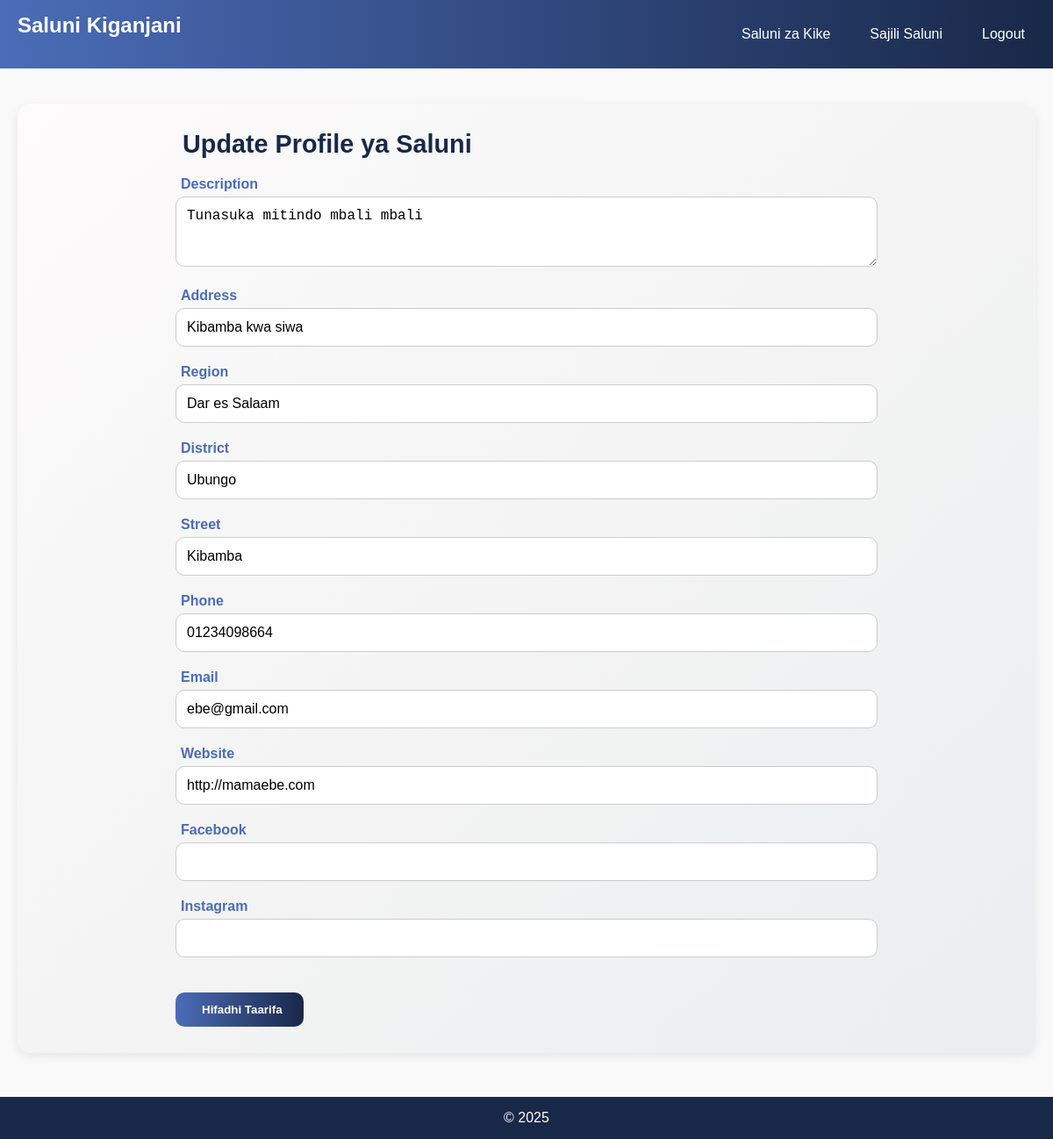
Screenshot of /salon/3/update/ (signed in) with the database file from the repository.
### saluni_kike/models.py (models this page shows, shortened)
class Salon(models.Model):
    name = models.CharField(max_length=200)
    description = models.TextField(blank=True)
    address = models.CharField(max_length=300)
    region = models.CharField(max_length=100)
    district = models.CharField(max_length=100)
    street = models.CharField(max_length=200)
    latitude = models.DecimalField(max_digits=9, decimal_places=6, blank=True, null=True)
    longitude = models.DecimalField(max_digits=9, decimal_places=6, blank=True, null=True)
    phone = models.CharField(validators=[PHONE_REGEX], max_length=16, blank=True, null=True)
    email = models.EmailField(blank=True, null=True)
    website = models.URLField(blank=True, null=True)
    facebook = models.URLField(blank=True, null=True)   # Facebook link
    instagram = models.URLField(blank=True, null=True)  # Instagram link
    opening_hours = models.JSONField(blank=True, null=True)
    created_at = models.DateTimeField(auto_now_add=True)
    updated_at = models.DateTimeField(auto_now=True)
    class Meta:
        ordering = ['name']

### saluni_kike/views.py (the view)
# urls.py: path('salon/<int:salon_id>/update/', views.salon_update_profile, name='salon_update_profile'),
def salon_update_profile(request, salon_id):
    salon = get_object_or_404(Salon, id=salon_id)
    if request.method == 'POST':
        form = SalonProfileForm(request.POST, instance=salon)
        if form.is_valid():
            form.save()
            return redirect('salon_list')  # au profile page
    else:
        form = SalonProfileForm(instance=salon)
    return render(request, 'saluni_kike/update_profile.html', {'form': form})

### saluni_kike/forms.py
class SalonProfileForm(forms.ModelForm):
    class Meta:
        model = Salon
        fields = [
            'description', 'address', 'region', 'district', 'street',
            'phone', 'email', 'website', 'facebook', 'instagram',
            'latitude', 'longitude'
        ]
        widgets = {
            'description': forms.Textarea(attrs={'rows':3}),
        }

### saluni_kike/templates/saluni_kike/update_profile.html (shortened to what this page needs)
{% extends "base.html" %}
{% block content %}
<section class="salon-update-section">
  <div class="container">
    <h1> Update Profile ya Saluni</h1>
    <form method="post" id="salon-update-form" class="update-form">
      {% for field in form %}
        {% if field.name != 'latitude' and field.name != 'longitude' %}
          <div class="form-group">
            <label for="{{ field.id_for_label }}">
              {{ field.label }}
            </label>
            {{ field }}
          </div>
        {% endif %}
      {% endfor %}
      <div class="form-actions">
        <button type="submit" class="save-btn">
           Hifadhi Taarifa
        </button>
      </div>
    </form>
  </div>
</section>
{% endblock %}

### saluni_kike/templates/base.html (style rules this page uses)
* { margin:0; padding:0; box-sizing:border-box; }
body { font-family: 'Mulish', sans-serif; background:#f9f9f9; color:#333; }

### saluni_kike/templates/saluni_kike/update_profile.html (style rules this page uses)
.salon-update-section { padding:30px 20px; background:linear-gradient(135deg, #fdfbfb 0%, #ebedee 100%); border-radius:15px; box-shadow:0 4px 12px rgba(0,0,0,0.08); margin-top:20px; }
.container { max-width:800px; margin:0 auto; }
h1 { font-size:1.8rem; color:#182848; margin-bottom:20px; display:flex; align-items:center; gap:8px; }
.update-form { display:flex; flex-direction:column; gap:20px; }
.form-group label { font-weight:600; margin-bottom:5px; display:flex; align-items:center; gap:6px; color:#4b6cb7; }
.form-group input, .form-group textarea, .form-group select { width:100%; padding:12px; border:1px solid #ccc; border-radius:10px; font-size:1rem; background:#fff; transition:0.3s; }
.form-actions { margin-top:20px; }
.save-btn { display:inline-flex; align-items:center; background: linear-gradient(90deg, #4b6cb7, #182848); color:#fff; border:none; border-radius:10px; padding:12px 24px; font-weight:600; cursor:pointer; transition:background 0.3s, transform 0.2s; }

### rows the page displays
Salon: form "Tunasuka mitindo mbali mbali" "Kibamba kwa siwa" "Dar es Salaam" "Ubungo" "Kibamba" "01234098664" "ebe@gmail.com" "http://mamaebe.com"

### other values shown
{{ field.label }} "Description" "Address" "Region" "District" "Street" "Phone" "Email" "Website" "Facebook" "Instagram"
{{ year|default:2025 }} "2025"
